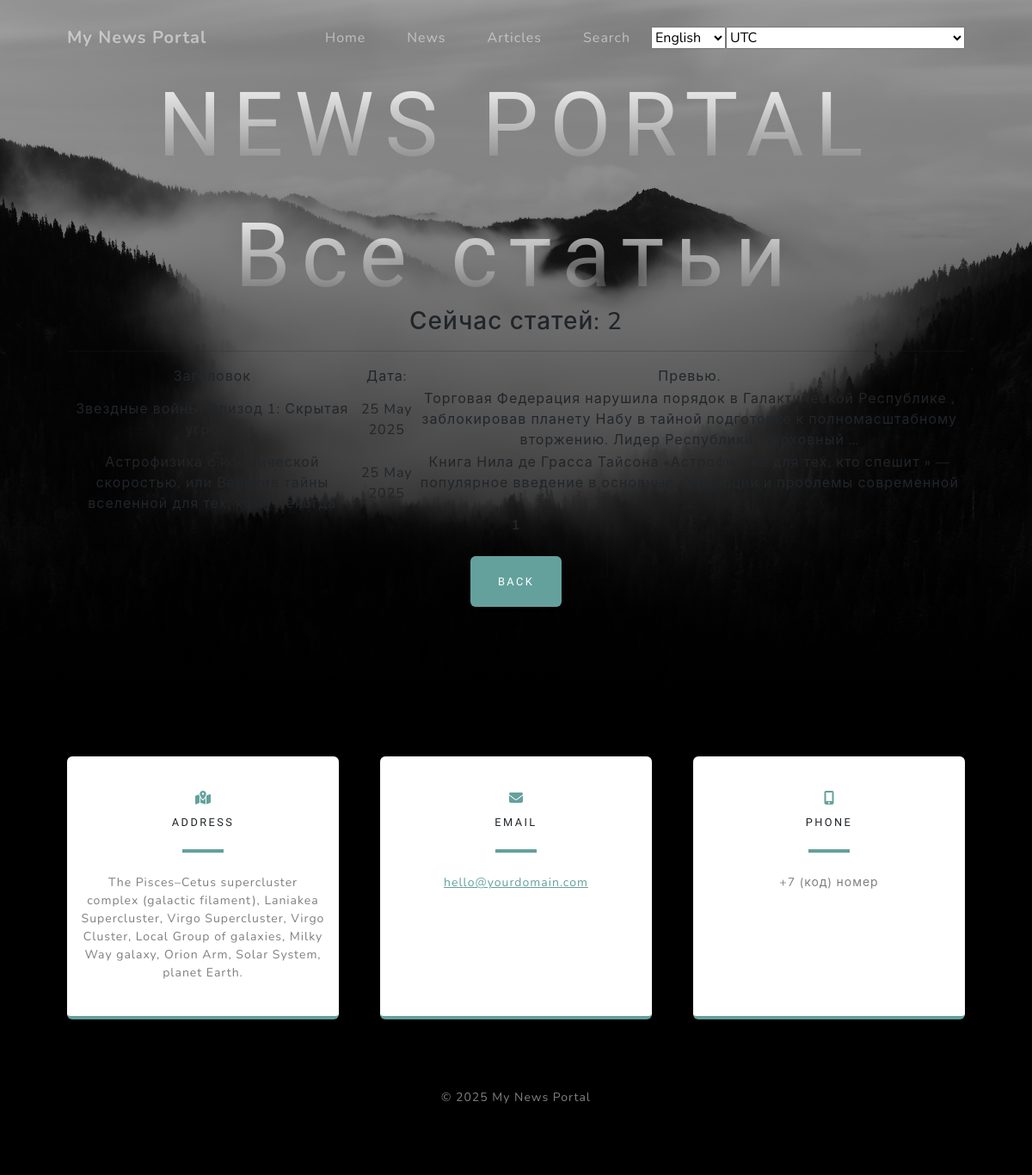
The app's page /articles/ with its own data.
### My_News_Portal/models.py (models this page shows, shortened)
class Post(models.Model):
    author = models.ForeignKey(Author, on_delete=models.CASCADE)
    NEWS = 'NW'
    ARTICLE = 'AR'
    CATEGORY = (
        (NEWS, 'Новость'),
        (ARTICLE, 'Статья'),
    )
    categoryType = models.CharField(max_length=2, choices=CATEGORY, default=NEWS)
    dateCreation = models.DateTimeField(auto_now_add=True)
    postCategory = models.ManyToManyField(Category, through='PostCategory')
    title = models.CharField(max_length=255)
    text = models.TextField()
    rating = models.IntegerField(default=0)

### My_News_Portal/views.py (the view)
# urls.py: path('articles/', cache_page(60)(PostArticlesList.as_view()), name='articles_list'),
class PostArticlesList(ListView):
    queryset = Post.objects.filter(
        categoryType='AR'
    )
    template_name = "articles.html"
    context_object_name = "articles"
    paginate_by = 10

### My_News_Portal/context_processors.py (called while the page is built)
def timezone_context(request):
    return {
        'timezones': pytz.common_timezones,
        'TIME_ZONE': timezone.get_current_timezone_name(),
    }

### My_News_Portal/templatetags/custom_filters.py (called while the page is built)
@register.filter(name="censor")
def censor(value):
    if not isinstance(value, str):
        return value
    result = value
    for word in BAD_WORDS:
        pattern = re.compile(re.escape(word), re.IGNORECASE)
        replacement = word[0] + "*" * (len(word) - 1)
        result = pattern.sub(replacement, result)
    return result

### templates/articles.html (shortened to what this page needs)
{% extends 'flatpages/default.html' %}
{% load custom_filters %}
{% load custom_tags %}
{% block content %}
    <h1>Все статьи</h1>
    <h3>Сейчас статей: {{ articles|length }}</h3>
    <hr>
    {% if articles %}
        <table>
            <tr>
                <td>
                   Заголовок
                </td>
                <td>
                    Дата:
                </td>
                <td>
                    Превью.
                </td>
            </tr>
            {% for article in articles %}
            <tr>
                <td>
                    {{ article.title|censor }}
                </td>
                <td>{{ article.dateCreation|date:'d M Y' }}</td>
                <td>{{ article.text|truncatewords:20|censor }}</td>
                <td>
                </td>
            </tr>
            {% endfor %}
        </table>
    {% else %}
        <h2>Статей нет!</h2>
    {% endif%}
    {% for num in page_obj.paginator.page_range %}
        {% if num == page_obj.number %}
            <strong>{{ num }}</strong>
        {% elif num >= page_obj.number|add:-1 and num <= page_obj.number|add:1 %}
            <a href="?{% url_replace page=num %}">{{ num }}</a>
        {% endif %}
    {% endfor %}
{% endblock content %}

### records on screen
Post: title|censor "Звездные войны. Эпизод 1: Скрытая угроза.", dateCreation "25 May 2025", text|censor "Торговая Федерация нарушила порядок в Галактической Республике , заблокировав планету Набу в тайной подготовке к полномасштабному вторжению. Лидер Республики, Верховный …"
Post: title|censor "Астрофизика с космической скоростью, или Великие тайны вселенной для тех, кому некогда", dateCreation "25 May 2025", text|censor "Книга Нила де Грасса Тайсона «Астрофизика для тех, кто спешит » — популярное введение в основные концепции и проблемы современной …"

### other values on screen
{{ articles|length }} "2"
{{ num }} "1"
form field language "English"
form field timezone "UTC"
